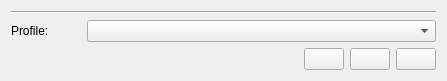
<?xml version="1.0" encoding="UTF-8"?>
<ui version="4.0">
 <class>PublishWizardP0</class>
 <widget class="QWizardPage" name="PublishWizardP0">
  <property name="geometry">
   <rect>
    <x>0</x>
    <y>0</y>
    <width>447</width>
    <height>79</height>
   </rect>
  </property>
  <property name="windowTitle">
   <string>Form</string>
  </property>
  <layout class="QGridLayout" name="gridLayout">
   <item row="0" column="0" colspan="2">
    <widget class="Line" name="line">
     <property name="orientation">
      <enum>Qt::Horizontal</enum>
     </property>
    </widget>
   </item>
   <item row="1" column="0">
    <widget class="QLabel" name="label_6">
     <property name="minimumSize">
      <size>
       <width>70</width>
       <height>0</height>
      </size>
     </property>
     <property name="text">
      <string>Profile:</string>
     </property>
     <property name="buddy">
      <cstring>comboBox_profile</cstring>
     </property>
    </widget>
   </item>
   <item row="1" column="1">
    <widget class="QComboBox" name="comboBox_profile">
     <property name="insertPolicy">
      <enum>QComboBox::InsertAlphabetically</enum>
     </property>
    </widget>
   </item>
   <item row="2" column="0">
    <spacer name="horizontalSpacer_2">
     <property name="orientation">
      <enum>Qt::Horizontal</enum>
     </property>
     <property name="sizeType">
      <enum>QSizePolicy::Minimum</enum>
     </property>
     <property name="sizeHint" stdset="0">
      <size>
       <width>67</width>
       <height>19</height>
      </size>
     </property>
    </spacer>
   </item>
   <item row="2" column="1">
    <layout class="QHBoxLayout" name="horizontalLayout">
     <item>
      <spacer name="horizontalSpacer">
       <property name="orientation">
        <enum>Qt::Horizontal</enum>
       </property>
       <property name="sizeHint" stdset="0">
        <size>
         <width>148</width>
         <height>20</height>
        </size>
       </property>
      </spacer>
     </item>
     <item>
      <widget class="QPushButton" name="pushButton_new">
       <property name="text">
        <string/>
       </property>
       <property name="icon">
        <iconset resource="editorapp.qrc">
         <normaloff>:/EditorApp/Resources/new.png</normaloff>:/EditorApp/Resources/new.png</iconset>
       </property>
      </widget>
     </item>
     <item>
      <widget class="QPushButton" name="pushButton_remove">
       <property name="text">
        <string/>
       </property>
       <property name="icon">
        <iconset resource="editorapp.qrc">
         <normaloff>:/EditorApp/Resources/delete.png</normaloff>:/EditorApp/Resources/delete.png</iconset>
       </property>
      </widget>
     </item>
     <item>
      <widget class="QPushButton" name="pushButton_rename">
       <property name="text">
        <string/>
       </property>
       <property name="icon">
        <iconset resource="editorapp.qrc">
         <normaloff>:/EditorApp/Resources/add_text.png</normaloff>:/EditorApp/Resources/add_text.png</iconset>
       </property>
      </widget>
     </item>
    </layout>
   </item>
  </layout>
 </widget>
 <resources>
  <include location="editorapp.qrc"/>
 </resources>
 <connections>
  <connection>
   <sender>pushButton_new</sender>
   <signal>clicked()</signal>
   <receiver>PublishWizardP0</receiver>
   <slot>onNew()</slot>
   <hints>
    <hint type="sourcelabel">
     <x>349</x>
     <y>53</y>
    </hint>
    <hint type="destinationlabel">
     <x>331</x>
     <y>75</y>
    </hint>
   </hints>
  </connection>
  <connection>
   <sender>pushButton_remove</sender>
   <signal>clicked()</signal>
   <receiver>PublishWizardP0</receiver>
   <slot>onDelete()</slot>
   <hints>
    <hint type="sourcelabel">
     <x>387</x>
     <y>59</y>
    </hint>
    <hint type="destinationlabel">
     <x>392</x>
     <y>75</y>
    </hint>
   </hints>
  </connection>
  <connection>
   <sender>pushButton_rename</sender>
   <signal>clicked()</signal>
   <receiver>PublishWizardP0</receiver>
   <slot>onRename()</slot>
   <hints>
    <hint type="sourcelabel">
     <x>419</x>
     <y>55</y>
    </hint>
    <hint type="destinationlabel">
     <x>374</x>
     <y>74</y>
    </hint>
   </hints>
  </connection>
 </connections>
 <slots>
  <slot>onNew()</slot>
  <slot>onDelete()</slot>
  <slot>onRename()</slot>
 </slots>
</ui>
